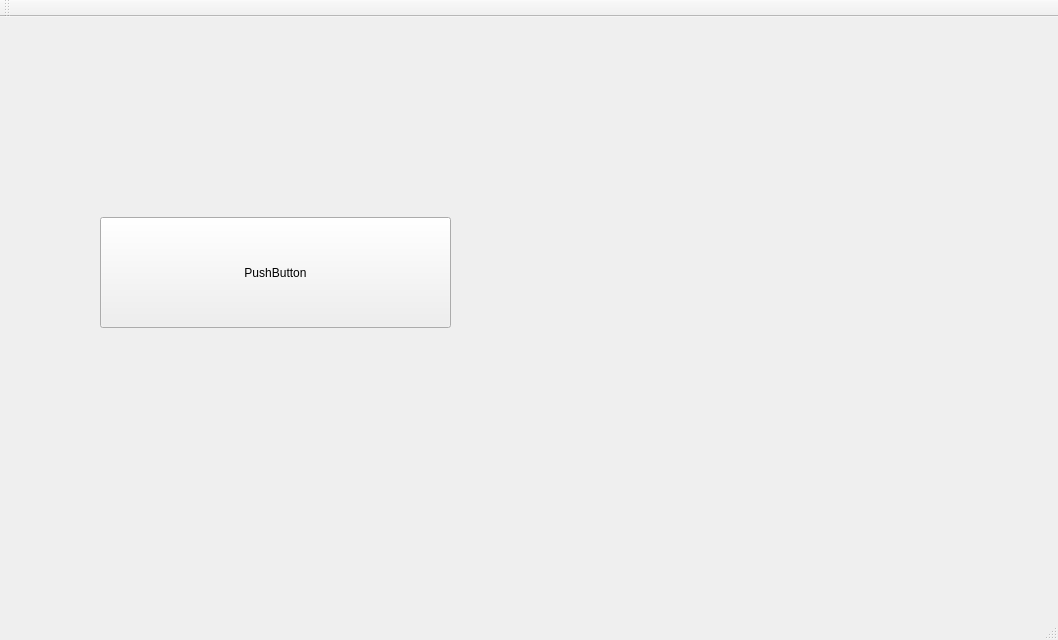
<?xml version="1.0" encoding="UTF-8"?>
<ui version="4.0">
 <class>MainWindow</class>
 <widget class="QMainWindow" name="MainWindow">
  <property name="geometry">
   <rect>
    <x>0</x>
    <y>0</y>
    <width>1058</width>
    <height>640</height>
   </rect>
  </property>
  <property name="windowTitle">
   <string>MainWindow</string>
  </property>
  <widget class="QWidget" name="centralWidget">
   <widget class="QPushButton" name="pushButton">
    <property name="geometry">
     <rect>
      <x>100</x>
      <y>200</y>
      <width>351</width>
      <height>111</height>
     </rect>
    </property>
    <property name="text">
     <string>PushButton</string>
    </property>
   </widget>
  </widget>
  <widget class="QMenuBar" name="menuBar">
   <property name="geometry">
    <rect>
     <x>0</x>
     <y>0</y>
     <width>1058</width>
     <height>23</height>
    </rect>
   </property>
  </widget>
  <widget class="QToolBar" name="mainToolBar">
   <attribute name="toolBarArea">
    <enum>TopToolBarArea</enum>
   </attribute>
   <attribute name="toolBarBreak">
    <bool>false</bool>
   </attribute>
  </widget>
  <widget class="QStatusBar" name="statusBar"/>
 </widget>
 <layoutdefault spacing="6" margin="11"/>
 <resources/>
 <connections/>
</ui>
